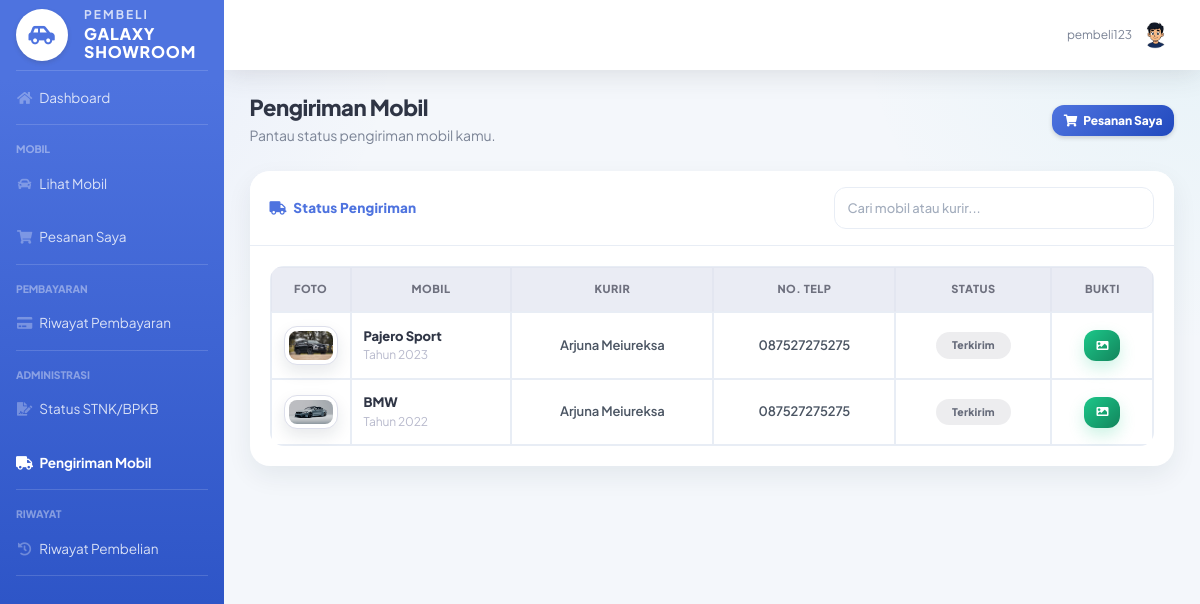
The page /pembeli/pengiriman_mobil.php (signed in) on the database as committed earlier.
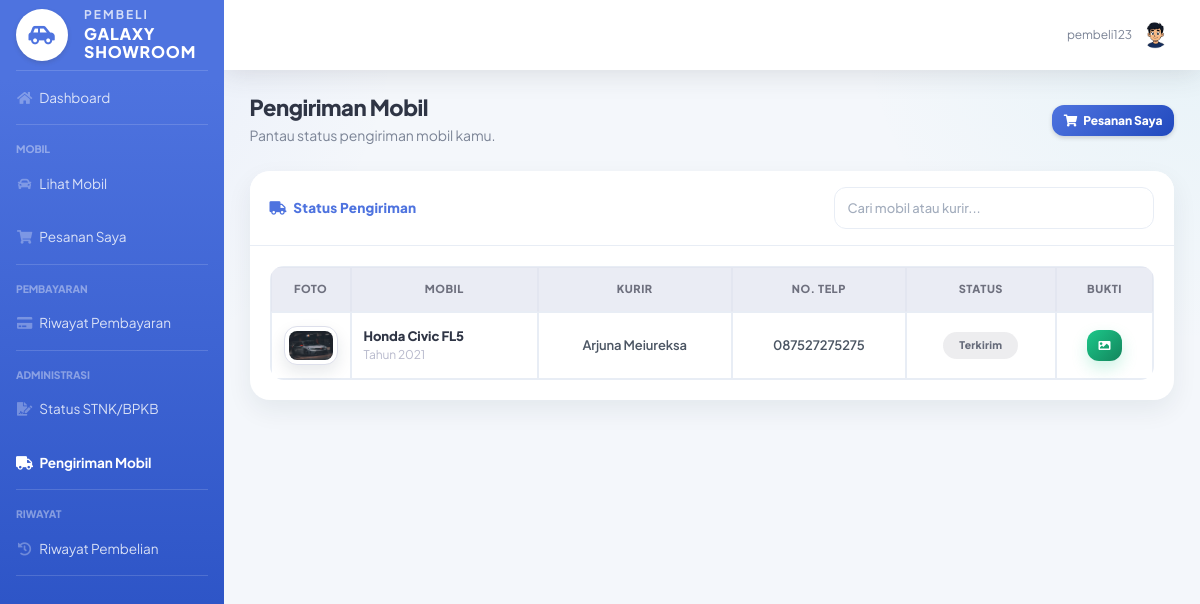
The same page on the database as committed later.
### tables this page shows
CREATE TABLE `pengiriman` (
  `id_pengiriman` int(11) NOT NULL,
  `id_pemesanan` int(11) DEFAULT NULL,
  `id_kurir` int(11) DEFAULT NULL,
  `alamat_kirim` text DEFAULT NULL,
  `status` enum('diproses','dikirim','selesai','terkirim') DEFAULT 'diproses',
  `bukti_pengiriman` varchar(255) DEFAULT NULL,
  `tanggal_terkirim` datetime DEFAULT NULL
);

CREATE TABLE `mobil` (
  `id_mobil` int(11) NOT NULL,
  `id_penjual` int(11) DEFAULT NULL,
  `nama_mobil` varchar(100) DEFAULT NULL,
  `harga` decimal(15,2) DEFAULT NULL,
  `stok` int(11) DEFAULT NULL,
  `status` enum('tersedia','dipesan','terjual') DEFAULT NULL,
  `deskripsi` text NOT NULL,
  `tahun` year(4) NOT NULL,
  `foto` varchar(255) NOT NULL
);

CREATE TABLE `kurir` (
  `id_kurir` int(11) NOT NULL,
  `id_user` int(11) DEFAULT NULL,
  `nama` varchar(100) DEFAULT NULL,
  `alamat` text DEFAULT NULL,
  `no_hp` varchar(15) DEFAULT NULL,
  `foto` varchar(255) DEFAULT NULL
);

### pembeli/pengiriman_mobil.php (the view, shortened to what the changed rows need)
<?php
include "../config/koneksi.php";
$id_user = $_SESSION['id_user'] ?? 0;
$qPembeli = mysqli_query($koneksi, "
    SELECT id_pembeli
    FROM pembeli
    WHERE id_user = '$id_user'
    LIMIT 1
");
$pembeli = mysqli_fetch_assoc($qPembeli);
$id_pembeli = $pembeli['id_pembeli'];
$query = mysqli_query($koneksi, "
    SELECT
        pengiriman.*,
        pemesanan.id_pemesanan,
        pemesanan.status AS status_pesanan,
        mobil.nama_mobil,
        mobil.tahun,
        mobil.foto,
        kurir.nama AS nama_kurir,
        kurir.no_hp AS telepon_kurir
    FROM pengiriman
    LEFT JOIN pemesanan
    ON pengiriman.id_pemesanan = pemesanan.id_pemesanan
    LEFT JOIN mobil
    ON pemesanan.id_mobil = mobil.id_mobil
    LEFT JOIN kurir
    ON pengiriman.id_kurir = kurir.id_kurir
    WHERE pemesanan.id_pembeli = '$id_pembeli'
    ORDER BY pengiriman.id_pengiriman DESC
");
?>
<!DOCTYPE html>
<html lang="id">
<head>
    <link href="../assets/vendor/fontawesome-free/css/all.min.css" rel="stylesheet">
    <link href="../assets/css/sb-admin-2.min.css" rel="stylesheet">
    <link href="../assets/css/admin.css" rel="stylesheet">
</head>
<body id="page-top">
<div id="wrapper">
    <div id="content-wrapper" class="d-flex flex-column">
        <div id="content">
            <div class="container-fluid">
                <div class="d-sm-flex align-items-center justify-content-between mb-4">
                    <div>
                        <h1 class="h3 mb-1 text-gray-800 font-weight-bold">
                            Pengiriman Mobil
                        </h1>
                    </div>
                </div>
                <div class="card shadow mb-4">
                    <div class="card-body">
                        <?php if (mysqli_num_rows($query) > 0) : ?>
                            <div class="table-responsive">
                                <table class="table table-bordered table-hover"
                                       id="pengirimanTable"
                                       width="100%"
                                       cellspacing="0">
                                    <thead class="thead-light text-center">
                                        <tr>
                                            <th width="80">Foto</th>
                                            <th>Mobil</th>
                                            <th>Kurir</th>
                                            <th>No. Telp</th>
                                            <th>Status</th>
                                            <th>Bukti</th>
                                        </tr>
                                    </thead>
                                    <tbody>
                                    <?php while ($row = mysqli_fetch_assoc($query)) : ?>
                                        <?php
                                        $foto = !empty($row['foto'])
                                            ? "../uploads/" . $row['foto']
                                            : "../assets/img/undraw_posting_photo.svg";
                                        $status = strtolower($row['status'] ?? 'diproses');
                                        $badge = "secondary";
                                        ?>
                                        <tr>
                                            <td class="text-center align-middle">
                                                <img src="<?= htmlspecialchars($foto); ?>"
                                                     class="img-thumbnail"
                                                     width="70"
                                                     height="55"
                                                     style="object-fit:cover;"
                                                     onerror="this.src='../assets/img/undraw_posting_photo.svg'">
                                            </td>
                                            <td class="align-middle">
                                                <div class="font-weight-bold text-gray-800">
                                                    <?= htmlspecialchars($row['nama_mobil'] ?? '-'); ?>
                                                </div>
                                                <div class="small text-gray-500">
                                                    Tahun <?= htmlspecialchars($row['tahun'] ?? '-'); ?>
                                                </div>
                                            </td>
                                            <td class="text-center align-middle">
                                                <?= !empty($row['nama_kurir'])
                                                    ? htmlspecialchars($row['nama_kurir'])
                                                    : '-'; ?>
                                            </td>
                                            <td class="text-center align-middle">
                                                <?= !empty($row['telepon_kurir'])
                                                    ? htmlspecialchars($row['telepon_kurir'])
                                                    : '-'; ?>
                                            </td>
                                            <td class="text-center align-middle">
                                                <span class="badge badge-<?= $badge; ?> px-3 py-2">
                                                    <?= ucfirst($status); ?>
                                                </span>
                                            </td>
                                            <td class="text-center align-middle">
                                                <?php if (
                                                    !empty($row['bukti_pengiriman']) &&
                                                    $row['bukti_pengiriman'] != "-"
                                                ) : ?>
                                                    <a href="../uploads/<?= htmlspecialchars($row['bukti_pengiriman']); ?>"
                                                       target="_blank"
                                                       class="btn btn-success btn-sm">
                                                        <i class="fas fa-image"></i>
                                                    </a>
                                                <?php else : ?>
                                                    <span class="text-muted">-</span>
                                                <?php endif; ?>
                                            </td>
                                        </tr>
                                    <?php endwhile; ?>
                                    </tbody>
                                </table>
                            </div>
                        <?php endif; ?>
                    </div>
                </div>
            </div>
        </div>
    </div>
</div>
</body>
</html>

Rows that differ between the two databases and show on the page:
removed pengiriman: mobil.foto (picture), mobil.nama_mobil "Pajero Sport", mobil.tahun "2023", id_kurir.nama "Arjuna Meiureksa", id_kurir.no_hp "087527275275", status "Terkirim"
removed pengiriman: mobil.foto (picture), mobil.nama_mobil "BMW", mobil.tahun "2022", id_kurir.nama "Arjuna Meiureksa", id_kurir.no_hp "087527275275", status "Terkirim"
added pengiriman: mobil.foto (picture), mobil.nama_mobil "Honda Civic FL5", mobil.tahun "2021", id_kurir.nama "Arjuna Meiureksa", id_kurir.no_hp "087527275275", status "Terkirim"
